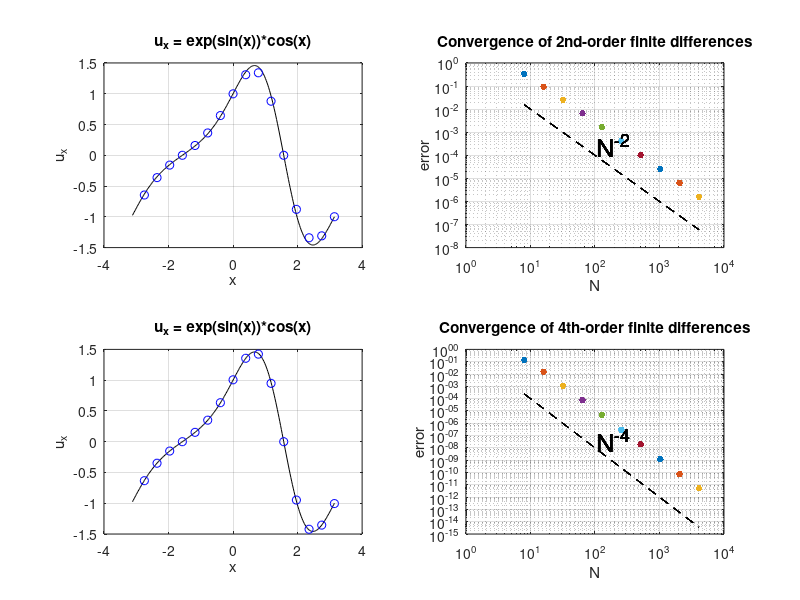

Recreate this plot in MATLAB.
%% Oringial function and mesh.
Nvec = 2.^(3 : 12);

%% Differentiation matrix for central difference formula
for N = Nvec
    h = 2*pi/N;
    x = -pi + (1:N)' * h;
    u = exp(sin(x));
    uprime = cos(x).*u;
    %% MOST INTERESTING CODE.
    % Construct 2nd-order differentiation matrix
    c = [0, -1/2, zeros(1,N-3), 1/2]';
    r = [c(1); flipud(c(2:end))];
    D2 = (1/h)*toeplitz(c,r);
    
    % Construct 4th-order differentiation matrix
    c = [0, -2/3, 1/12, zeros(1,N-5),  -1/12, 2/3]';
    r = [c(1); flipud(c(2:end))];
    % D4 = (1/h)*toeplitz(c,r);
    D4 = (1/h)*toeplitz(c, c([1, end:-1:2]));
    %%
    % Compute the error of the numerical derivative
    % 2nd-order approximation
    %% MOST INTERESTING CODE.
    error1 = norm(D2*u - uprime, inf);   % Inf-norm takes the maximum value.
    %% 
    subplot(2,2,2)
    loglog(N, error1, '.', 'markersize', 15),  hold on
    grid on, xlabel N, ylabel error
    title('Convergence of 2nd-order finite differences');
    semilogy(Nvec,Nvec.^(-2), 'k--');
    text(105, 3e-4, 'N^{-2}', 'fontsize', 18);
    
    % 4th-order approximation
    %% MOST INTERESTING CODE.
    error2 = norm(D4*u - uprime, inf);
    %%
    subplot(2,2,4)
    loglog(N, error2, '.', 'markersize', 15), hold on
    grid on, xlabel N, ylabel error
    title('Convergence of 4th-order finite differences');
    semilogy(Nvec,Nvec.^(-4), 'k--');
    text(105, 5e-8, 'N^{-4}', 'fontsize', 18);
    
    if N == 2^4
        R2 = D2; x2 = x; v2 = u;
        R4 = D4; x4 = x; v4 = u;
    end
end

subplot(2,2,1)
N = 2^8; h = 2*pi/N;
xx = -pi + (1:N)' * h;
f = exp(sin(xx)).*cos(xx);
plot(xx,f,'k-', x2, R2*v2,'bo'), grid on
xlabel x, ylabel u_x
title('u_x = exp(sin(x))*cos(x)')
subplot(2,2,3)
plot(xx,f,'k-', x4, R4*v4,'bo'), grid on
xlabel x, ylabel u_x
title('u_x = exp(sin(x))*cos(x)')